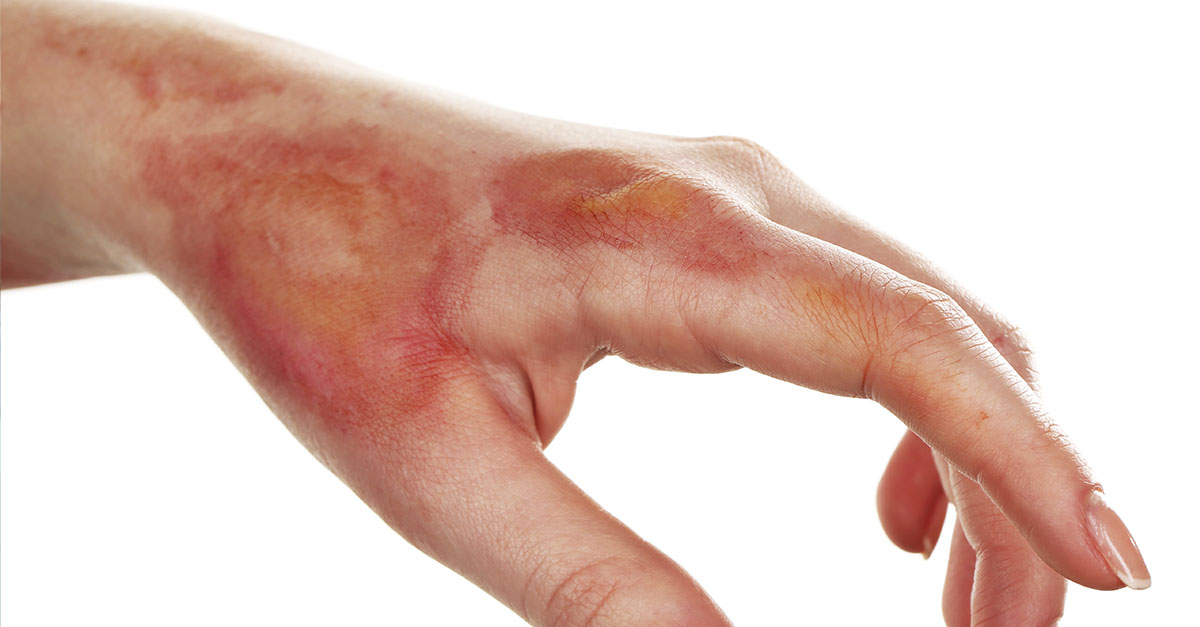
#> input picture app/images/BLOG703334.jpg, 1200 x 627 px
$ python run.py
#> lines starting #> are read from the running program, lines starting #| are printed output that depends on the picture; after the words box and inside, x2 and y2 are one past the last pixel; in counts of white or black regions, pixels touching at a corner belong together; long printed decimals are rounded
import cv2
import cv2
import matplotlib
import matplotlib.pyplot as plt
import numpy as np


matplotlib.use('TkAgg')
image = cv2.imread("images/BLOG703334.jpg") # Carregar imagem
#> image is the input picture: shape (627, 1200, 3); mean B, G, R 186.6, 196.4, 224.3
image_rgb = cv2.cvtColor(image, cv2.COLOR_BGR2RGB) # Colocando cor da imagem
image_array = np.array(image) # Converta a imagem para um array NumPy

# Defina a faixa de valores de canal para a cor vermelha
low = np.array([0, 0, 0], dtype=np.uint8)  # Limite inferior (preto)
high = np.array([50, 50, 255], dtype=np.uint8)  # Limite superior (vermelho)

# Encontre os pixels que estão na faixa de cor vermelha
mask = cv2.inRange(image_array, low, high)
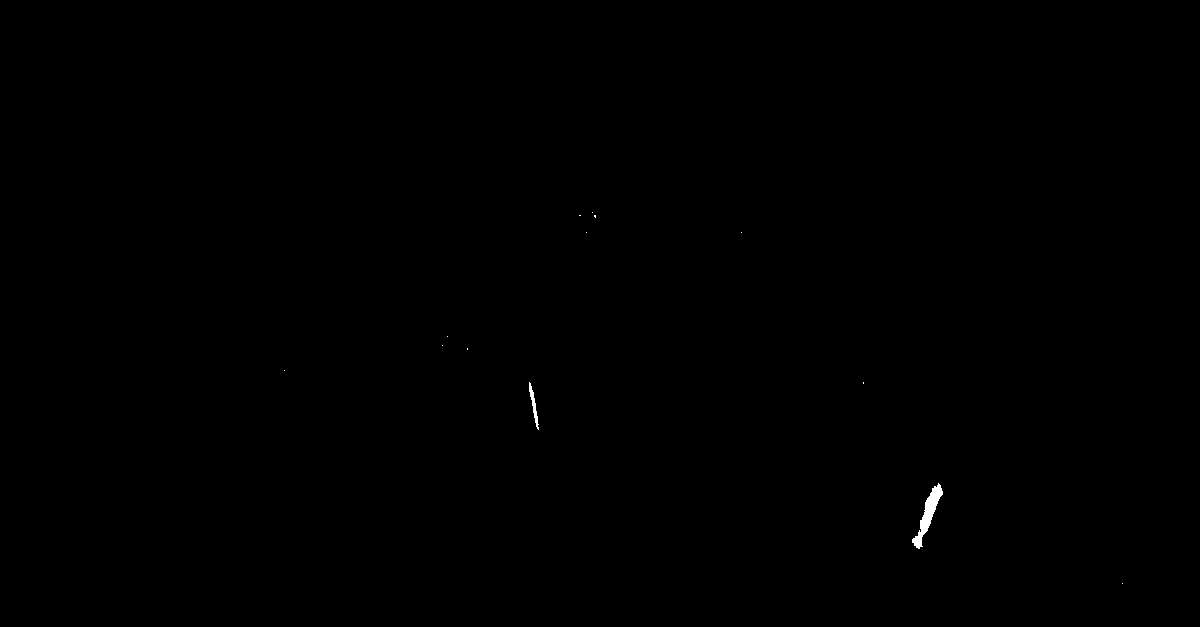
#> mask: shape (627, 1200); 0.1% white; 13 white regions (11 under 20 px), largest, box (x1, y1, x2, y2) and area: (912, 483, 943, 549) 618, (529, 382, 539, 430) 148

# Conte o número de pixels com a cor desejada
pixels_color_red = np.count_nonzero(mask)
#> pixels_color_red = 784

# Calcule a porcentagem total
porcentagem_total = (pixels_color_red / image_array.size) * 100
#> porcentagem_total = 0.0347

print(f"A porcentagem total da cor vermelha na imagem é: {porcentagem_total}%")
#| A porcentagem total da cor vermelha na imagem é: 0.03473%

#Plotagem bidimensional:
plt.imshow(image_rgb , cmap=plt.cm.jet)
plt.colorbar() # Cores analisadas
plt.show()
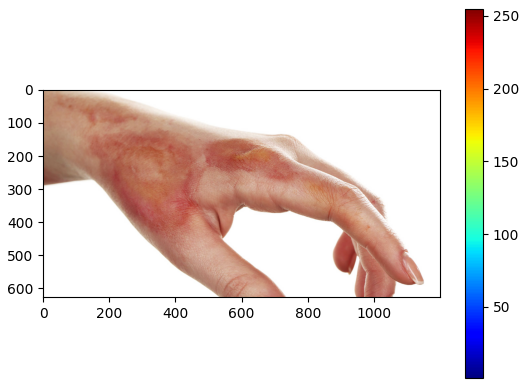
#> figure drawn by matplotlib, 2 panels
